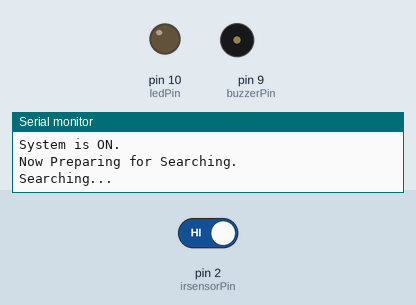
Bench run of a sketch on a simulated Arduino Uno, built with avr-gcc and run on an emulated ATmega328P. Parts: output pins drawn as LEDs (lit = HIGH), buzzer (waves = sounding, pin HIGH), the last lines printed to the serial monitor. Dashed ring = blinking. The inputs (shaded band) are chosen by the test bench; at power-on: pin 2 (irsensorPin) HIGH.

Above: at 4.2 s.
4.3 s: pin 2 (irsensorPin) driven LOW
At 4.55 s:
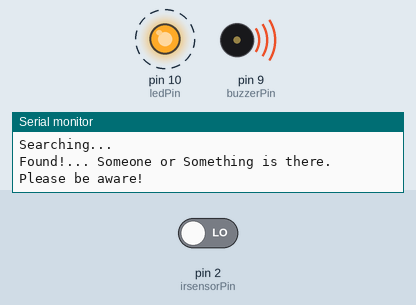
Timing chart, 0 to 7.3 s (numbered marks = the images above; inputs shaded):
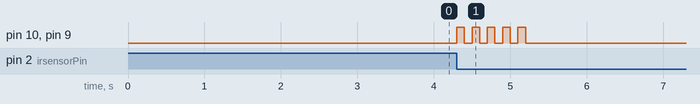

Measured:
- after the input at 4.3 s, pin 10 (ledPin), pin 9 (buzzerPin): alternates HIGH for 0.10 s and LOW for 0.10 s, 10 changes in all, then stays LOW, starting at once

The sketch:

IR_Security_System.ino
```cpp
/*
 * Project: Hardware Interrupt Security System
 * Author: Sayon Ghosh (CSE Undergraduate Student)
 * Architecture: Event-Driven Programming using ISR (Interrupt Service Routine)
 * Key Concept: replacing 'Polling' with 'Hardware Interrupts' for instant response.
 * Logic:
 * - Pin 2 triggers an Interrupt on FALLING edge (High to Low signal).
 * - 'volatile' variable is used for safe memory access during ISR execution.
 */

const int buzzerPin = 9;
const int ledPin = 10;
const int irsensorPin = 2; // Must be Pin 2 or 3 for Arduino Uno Interrupts

// Volatile is mandatory for variables shared between ISR and Main Loop
volatile bool detectionFound = false;

void setup() {
  pinMode(buzzerPin, OUTPUT);
  pinMode(ledPin, OUTPUT);
  pinMode(irsensorPin, INPUT);

  Serial.begin(9600);

  // Boot Sequence Logs
  Serial.println("System is ON.");
  delay(1000);
  Serial.println("Now Preparing for Searching.");
  delay(2000);

  Serial.println("Searching...");

  // Attaching the Interrupt Vector
  // When Pin 2 goes from HIGH to LOW (Falling), 'catchThief' function runs immediately.
  attachInterrupt(digitalPinToInterrupt(irsensorPin), catchThief, FALLING);
}

void loop() {
  // The main loop is passive regarding the sensor.
  // It only reacts when the ISR flag is set to TRUE.
  if (detectionFound == true) {
    Serial.println("Found!... Someone or Something is there. Please be aware!");

    // Alarm Sequence
    for (int i = 0; i < 5; i++) {
      digitalWrite(buzzerPin, HIGH);
      digitalWrite(ledPin, HIGH);
      delay(100);
      digitalWrite(buzzerPin, LOW);
      digitalWrite(ledPin, LOW);
      delay(100);
    }

    // Reset Sequence
    detectionFound = false;
    Serial.println("Preparing for Next Searching! ... ... ...");
    delay(1000);

    Serial.println("Searching...");
  }
}

// --- Interrupt Service Routine (ISR) ---
// This function runs independently of the main loop.
void catchThief () {
  detectionFound = true;
}
```
